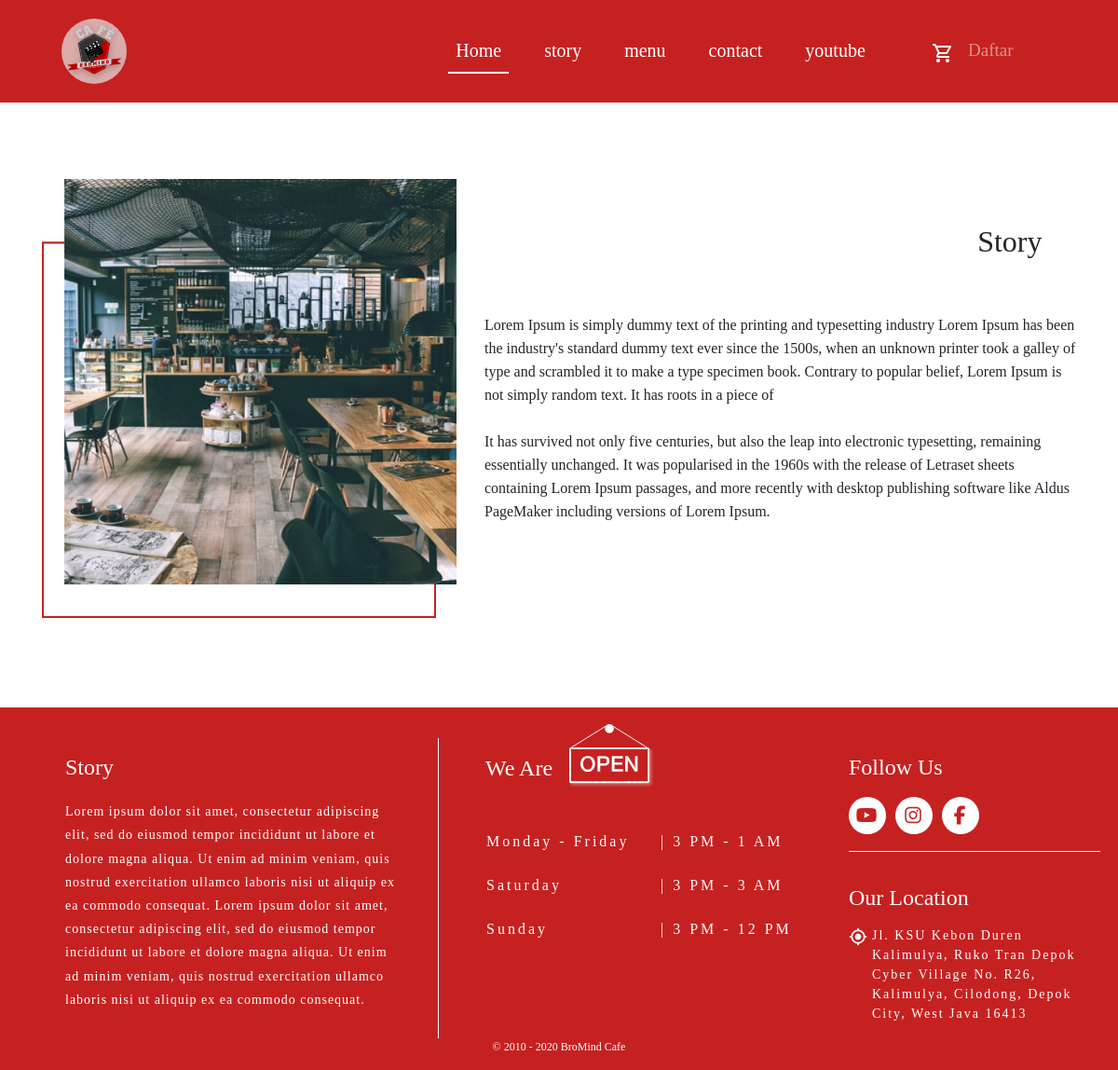
The app's page /index.php/landing_page/story with its own data.
### tables this page shows
CREATE TABLE `page` (
  `no` int(10) NOT NULL,
  `link` varchar(20) DEFAULT NULL,
  `id` varchar(50) DEFAULT NULL
);

CREATE TABLE `website` (
  `id` int(11) NOT NULL,
  `logo` varchar(128) NOT NULL,
  `head` varchar(128) NOT NULL,
  `loc_img` varchar(128) NOT NULL,
  `location` varchar(192) NOT NULL,
  `maps` varchar(128) NOT NULL,
  `fb` varchar(192) NOT NULL,
  `ig` varchar(192) NOT NULL,
  `yt` varchar(192) NOT NULL,
  `wa` varchar(192) NOT NULL,
  `senju` varchar(50) NOT NULL,
  `sabtu` varchar(50) NOT NULL,
  `weekend` varchar(50) NOT NULL
);

### application/views/bromind/index.php (called while the page is built, shortened)
<?php
require_once('asset/header.php');
require_once('asset/footer.php');
?>

### application/controllers/landing_page.php (called while the page is built, shortened)
<?php
class landing_page extends CI_Controller
{
	function __construct()
	{
		$this->load->model('data_bromind','bro');
		$this->load->model('Employee_model','employe');
	}
	public function story()
	{
		$kd_user = $this->session->kd_user;
		$data['judul'] = 'Tentang Kami';
		$data['isi'] = 'bromind/history';
		$data['modal'] = 'bromind/asset/modal';
		$data['page'] = $this->bro->get('page');
		$data['website'] = $this->bro->get('website');
		$data['product'] = $this->bro->get('product');
		$data['cart'] = $this->bro->cart($kd_user);
		$data['total_cart'] = $this->bro->total_cart();
		$this->load->view('bromind/index',$data);
	}
}

### index.php (called while the page is built, shortened)
<?php
require_once BASEPATH.'core/CodeIgniter.php';

### application/models/data_bromind.php (called while the page is built, shortened)
<?php
class data_bromind extends CI_Model
{
	public function get($table = null)
	{
		return $this->db->get($table)->result();
	}
}

### application/views/bromind/asset/header.php (shortened to what this page needs)
<!DOCTYPE html>
<html lang="en">
<head>
    <link rel="stylesheet" type="text/css" href="<?= base_url('assets/');?>bootstrap-4.5.0/css/bootstrap.css">
    <link rel="stylesheet" type="text/css" href="<?= base_url('assets/');?>bromind_style/css/custom.css?v=4.0">
    <link rel="stylesheet" href="https://pro.fontawesome.com/releases/v5.10.0/css/all.css" />
    <link rel="stylesheet" href="<?= base_url('assets/');?>bootstrap-4.5.0/css/bootstrap.min.css">
</head>
<body>
    <nav class="navbar navbar-expand-lg fixed-top navbar-dark m-auto bg-dark change">
        <div class="container-fluid" style="width: 94%;">
            <a class="navbar-brand" href="#">
                <img src="<?= base_url('assets/');?>bromind_style/img/Logo Bromind Cafe.png " alt="BroMind Logo ">
            </a>
            <div class="navbar-collapse" id="main_nav">
                <ul class="navbar-nav ml-auto text-center width-100" id="list">
                    <li class="nav-item active">
                        <a href="<?= base_url();?>" class="nav-link active">Home<span class="sr-only">(current)</span></a>
                    </li>
                    <?php
                    foreach ($page as $pages) :?>
                        <li class="nav-item">
                            <a href="<?= base_url('landing_page/'.$pages->link);?>" target="<?php if($pages->link == 'yt'){ echo 'blank';} else { echo '';};?>" class="nav-link active"><?= $pages->id;?><span class="sr-only">(current)</span></a>
                        </li>
                    <?php endforeach; ?>
                </ul>
                <ul class="navbar-nav cart_language" id="cart-lang">
                    <li class="nav-item d-none d-lg-block">
                        <a href="#" class="nav-link" data-toggle="modal" data-target="#shopping-cart">
                            <img src="<?= base_url('assets/');?>bromind_style/img/icons/shopping_cart.svg" alt="My Cart">
                        </a>
                    </li>
                    <li class="nav-item dropdown no-arrow">
                        <?php if($this->session->role_id == 3) {?>
                            <!-- <a class="nav-link dropdown-toggle" href="#" id="customerDropdown" role="button" data-toggle="dropdown" aria-haspopup="true" aria-expanded="false"><span class="mr-2 d-none d-lg-inline small">nama</span>
                            </a> -->
                            <a href="<?= base_url('auth/logout');?>">Log Out</a>
                            <?php
                            } else { ?>
                                <a href="<?= base_url('auth/registration');?>" class="nav-link">Daftar</a> <?php
                            }
                        ?>
                    </li>
                </ul>
            </div>
        </div>
    </nav>

### application/views/bromind/asset/footer.php (shortened to what this page needs)
<footer>
    <div class="row">
        <div class="col-sm-8 col-lg-4" id="story">
            <h4>Story</h4>
            <p>Lorem ipsum dolor sit amet, consectetur adipiscing elit, sed do eiusmod tempor incididunt ut labore et dolore magna aliqua. Ut enim ad minim veniam, quis nostrud exercitation ullamco laboris nisi ut aliquip ex ea commodo consequat. Lorem
                ipsum dolor sit amet, consectetur adipiscing elit, sed do eiusmod tempor incididunt ut labore et dolore magna aliqua. Ut enim ad minim veniam, quis nostrud exercitation ullamco laboris nisi ut aliquip ex ea commodo consequat.</p>
        </div>
        <div class="col-sm-12 col-lg-4" id="open">
            <h4>We Are</h4>
            <img src="<?= base_url('assets/');?>bromind_style/img/OPEN.svg" alt="OPEN">
            <table>
                <tr>
                    <td>Monday - Friday</td>
                    <td id="space"></td>
                    <td>| <?= $website[0]->senju;?></td>
                </tr>
                <tr>
                    <td>Saturday</td>
                    <td id="space"></td>
                    <td>| <?= $website[0]->sabtu;?></td>
                </tr>
                <tr>
                    <td>Sunday</td>
                    <td id="space"></td>
                    <td>| <?= $website[0]->weekend;?></td>
                </tr>
            </table>
        </div>
        <div class="col-sm-12 col-lg-3" id="floc">
            <div id="foll">
                <h4>Follow Us</h4>
                <ul>
                    <li>
                        <a href="<?= $website[0]->yt;?>" target="blank">
                            <div id="swhite" class="text-center">
                                <i class="fab fa-youtube align-bottom"></i>
                            </div>
                        </a>
                    </li>
                    <li>
                        <a href="<?= $website[0]->ig;?>" target="blank">
                            <div id="swhite" class="text-center">
                                <i class="fab fa-instagram align-bottom"></i>
                            </div>
                        </a>
                    </li>
                    <li>
                        <a href="<?= $website[0]->fb;?>" target="blank">
                            <div id="swhite" class="text-center">
                                <i class="fab fa-facebook-f align-bottom"></i>
                            </div>
                        </a>
                    </li>
                </ul>
            </div>
            <div id="loc">
                <h4>Our Location</h4>
                <ul>
                    <li>
                        <img src="<?= base_url('assets/');?>bromind_style/img/icons/my_location.png" alt="loc">
                    </li>
                    <li>
                        <a href="<?= $website[0]->maps;?>" target="blank">
                            <?= $website[0]->location;?>
                        </a>
                    </li>
                </ul>
            </div>
        </div>
        <div class="col-sm-12 mx-auto text-center" id="copyright">&copy; 2010 - 2020 BroMind Cafe</div>
    </div>
</footer>
</body>
</html>

### assets/bromind_style/css/style.css (style rules this page uses)
* { transition: all; transition-duration: 0.2s; margin: 0px; }
h1,h2,h3,h4,h5,h6 { font-family: "HelveticaNeueLTStd-Light"; }
body { font-family: "HelveticaNeueLTStd-Light"; }
.navbar { font-family: "HelveticaNeueLTStd-Roman"; font-size: 20px; height: 101px; padding: 0 85px; background-color: #C62121 !important; }
.navbar-brand { width: 71px; height: 71px; background-color: #DBABAB !important; border-radius: 50%; }
.navbar-brand img { width: 57px; filter: drop-shadow(1px 2px 3px rgba(0, 0, 0, 25%)); position: absolute; margin: 2px 0 0 6px; }
.navbar-nav .nav-item.active, .navbar-nav#list .nav-item:hover { color: white; transition: 0.25s; border-bottom: 2px solid white; }
footer { position: relative; height: 100%; background-color: #C62121; }
footer .row { width: 100%; padding: 0; margin: 0 auto; }
footer h4 { font-family: "HelveticaNeueLTStd-Med"; font-size: 24px; }
footer #story, footer #open, footer #foll, footer #loc, footer #loc a, footer #copyright { color: white; }
footer #story { margin-top: 50px; margin-left: 60px; margin-right: 30px; }
#story h4 { margin-bottom: 22px; }
#story p { font-family: "HelveticaNeueLTStd-Roman"; font-size: 14px; letter-spacing: 2px; line-height: 180%; }
#open { height: 314px; padding-left: 60px; margin-top: 33px !important; border-left: 1px solid white; }
#open img { width: 90px; position: absolute; top: -14px; left: 148px; }
#open table { margin-top: 40px; }
#open td { font-family: "HelveticaNeueLTStd-Roman"; font-size: 16px; letter-spacing: 3px; line-height: 45px; }
#open #space { width: 15px; }
#open h4 { margin-top: 17px; }
footer #foll { margin-top: 56px; }
#loc h4 { margin-bottom: 15px; }
#foll ul { list-style: none; display: inline-flex; padding: 0; margin: 0; }
#foll #swhite { font-size: 20px; color: #C62121; background-color: white; width: 40px; height: 40px; border-radius: 50%; }
footer ul { font-family: "HelveticaNeueLTStd-Roman"; font-size: 14px; letter-spacing: 2px; list-style: none; display: flex; padding: 0; }
footer a, footer a:focus, footer a:hover { text-decoration: none; }
#copyright { font-family: "HelveticaLTStd-Roman"; font-size: 14px; margin-bottom: 12px; }

### application/views/bromind/asset/header.php (style rules this page uses)
#story h2, #story .isi, #story_page, .harga, #name_produk h3, .gopay, .ovo, #location h3, .navbar #list, .navbar #cart-lang, #foll h4, #loc h4 { font-family: "HelveticaNeueLTStd-Light"; }

### records on screen
page: id "story"
page: id "menu"
page: id "contact"
page: id "youtube"
website: senju "3 PM - 1 AM", sabtu "3 PM - 3 AM", weekend "3 PM - 12 PM", location "Jl. KSU Kebon Duren Kalimulya, Ruko Tran Depok Cyber Village No. R26, Kalimulya, Cilodong, Depok City, West Java 16413"
